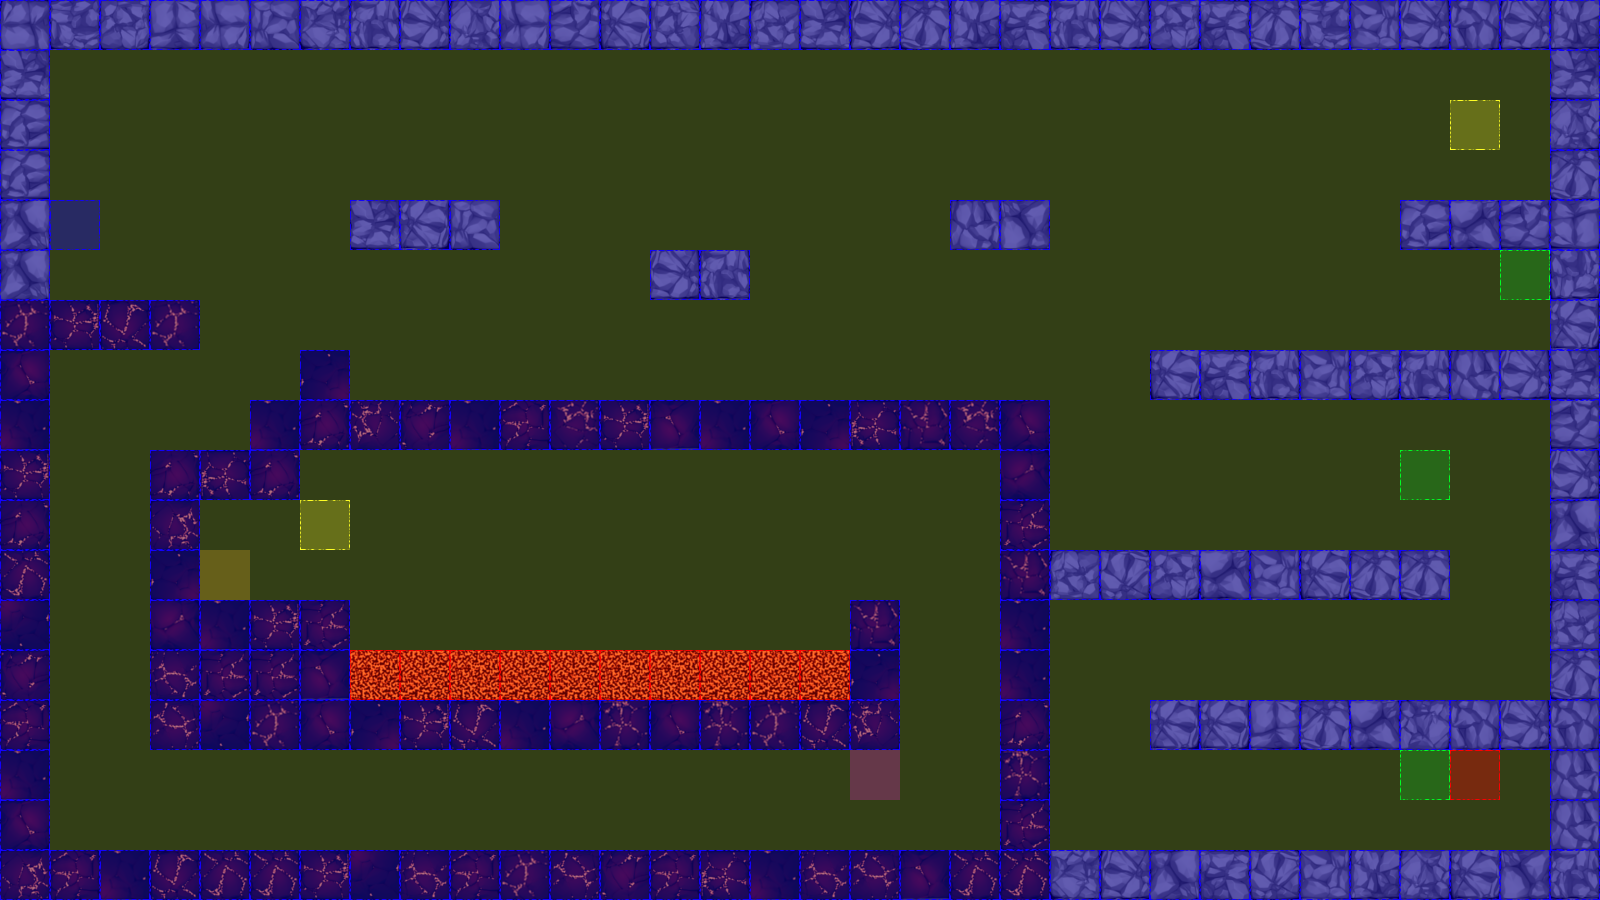

The image is a tile-based game level rendered from a .tmx file. Its description and source (layers, tilesets, objects; grid data summarised) follow:
An orthogonal 32x18 tile map with 50x50 px tiles, 3 tile layers (terrain, collision, event), 2 tilesets.

<map version="1.0" orientation="orthogonal" renderorder="left-up" width="32" height="18" tilewidth="50" tileheight="50" nextobjectid="3">
 <tileset firstgid="1" name="dungeonTile" tilewidth="50" tileheight="50" tilecount="64" columns="8">
  <image source="tiles/dungeonTile.png" width="400" height="400" />
 </tileset>
 <tileset firstgid="65" name="collisionTile" tilewidth="50" tileheight="50" tilecount="12" columns="3">
  <image source="tiles/collisionTile.png" width="150" height="200" />
 </tileset>
 <layer name="terrain" width="32" height="18">
  <data>[576 cells, 198 non-empty, 57 distinct tile ids]</data>
 </layer>
 <layer name="collision" width="32" height="18">
  <data>[576 cells, 576 non-empty, 3 distinct tile ids]</data>
 </layer>
 <layer name="event" width="32" height="18">
  <data>[576 cells, 9 non-empty, 6 distinct tile ids]</data>
 </layer>
</map>
